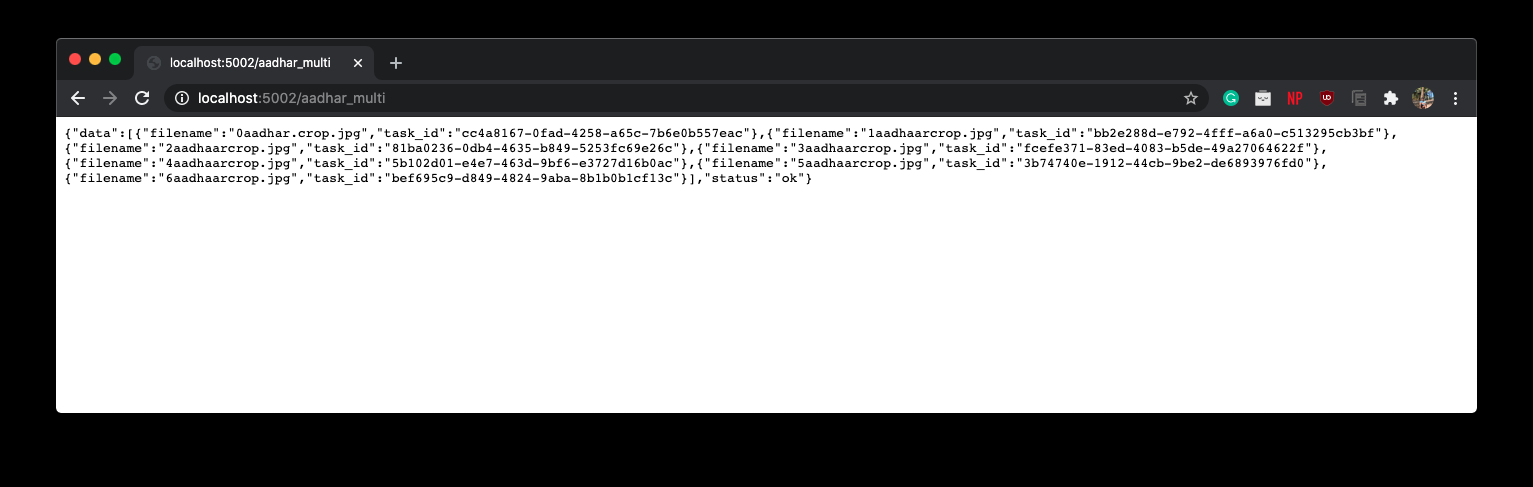
#> input picture .github/readme_assets/s2.png, 1533 x 487 px, given in place of test.jpg, which was not available
$ jupyter execute --allow-errors OLD.ipynb   (Python 2 division)   (older library calls are emulated)
#> lines starting #> are read from the running program, lines starting #| are printed output that depends on the picture; after the words box and inside, x2 and y2 are one past the last pixel; in counts of white or black regions, pixels touching at a corner belong together; pictures that were not available may be replaced by others from this repository, and a replacement may not be noted
[cell 1]
import argparse
import os
import time
import base64
from matplotlib import pyplot as plt

import cv2
from nms import nms
import numpy as np

import pytesseract

[cell 2]
image = cv2.imread(r'test.jpg', cv2.IMREAD_COLOR)
#> image is the input picture: shape (487, 1533, 3); mean B, G, R 146.4, 146.1, 146
orig = image.copy()
(origHeight, origWidth) = image.shape[:2]
#> origHeight = 487; origWidth = 1533
# set the new width and height and then determine the ratio in change
# for both the width and height
(newW, newH) = (320, 320)
ratioWidth = origWidth / float(newW)
#> ratioWidth = 4.79
ratioHeight = origHeight / float(newH)
#> ratioHeight = 1.52

# resize the image and grab the new image dimensions
image = cv2.resize(image, (newW, newH))
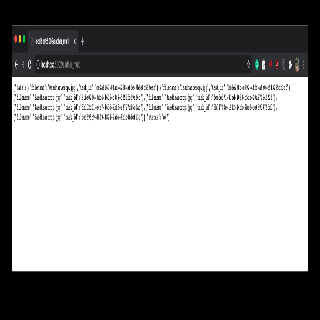
#> image: shape (320, 320, 3); mean B, G, R 145.9, 145.5, 145.4
(imageHeight, imageWidth) = image.shape[:2]
#> imageHeight = 320; imageWidth = 320
image1 = cv2.imread(r'2aadhaarcrop.jpg', cv2.IMREAD_COLOR)
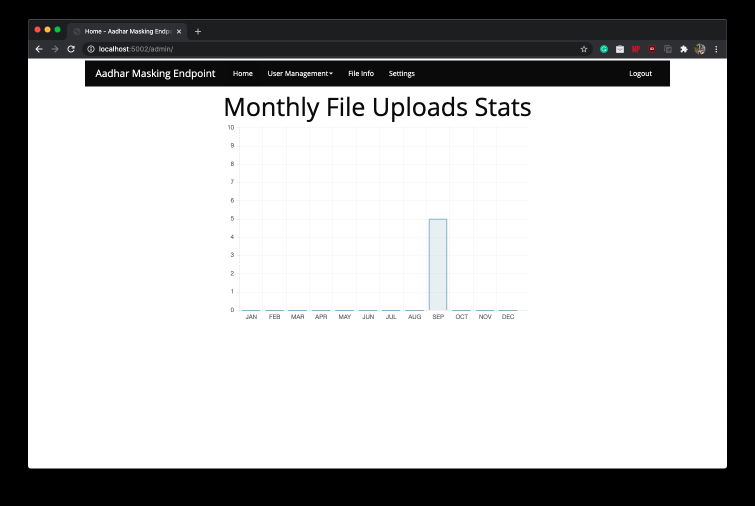
#> input picture .github/readme_assets/s3.png, 1510 x 1011 px, given in place of 2aadhaarcrop.jpg, which was not available (shown at 1/2 size)
#> image1 is the input picture: shape (1011, 1510, 3); mean B, G, R 183.7, 183.5, 183.4
orig1 = image.copy()
(origHeight, origWidth) = image1.shape[:2]
#> origHeight = 1011; origWidth = 1510
# set the new width and height and then determine the ratio in change
# for both the width and height
(newW, newH) = (320, 320)
ratioWidth = origWidth / float(newW)
#> ratioWidth = 4.72
ratioHeight = origHeight / float(newH)
#> ratioHeight = 3.16

# resize the image and grab the new image dimensions
image1 = cv2.resize(image1, (newW, newH))
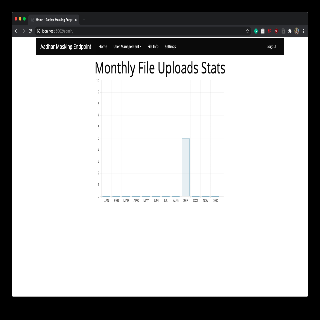
#> image1: shape (320, 320, 3); mean B, G, R 183.3, 183.1, 183
(imageHeight, imageWidth) = image1.shape[:2]

[cell 3]
image = cv2.imread(r'img/s1.png')
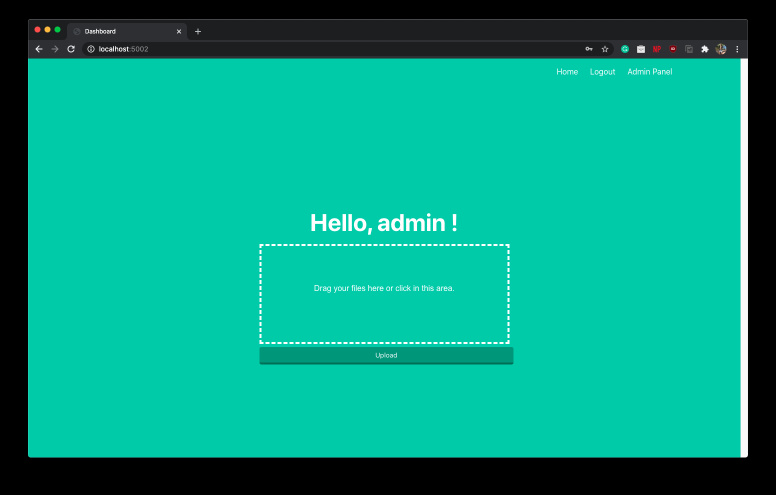
#> input picture .github/readme_assets/s1.png, 1552 x 989 px, found by its file name (shown at 1/2 size)
#> image is the input picture: shape (989, 1552, 3); mean B, G, R 130.1, 154.9, 6.4
config = ("--psm 11 -c tessedit_char_whitelist=0123456789/")
#> (the rest of this cell did not finish here and is left out)

[cell 4]
plt.imshow(cv2.cvtColor(image, cv2.COLOR_BGR2RGB))

[cell 5]
def deskew(image):
    gray = cv2.cvtColor(image, cv2.COLOR_BGR2GRAY)
    gray = cv2.bitwise_not(gray)
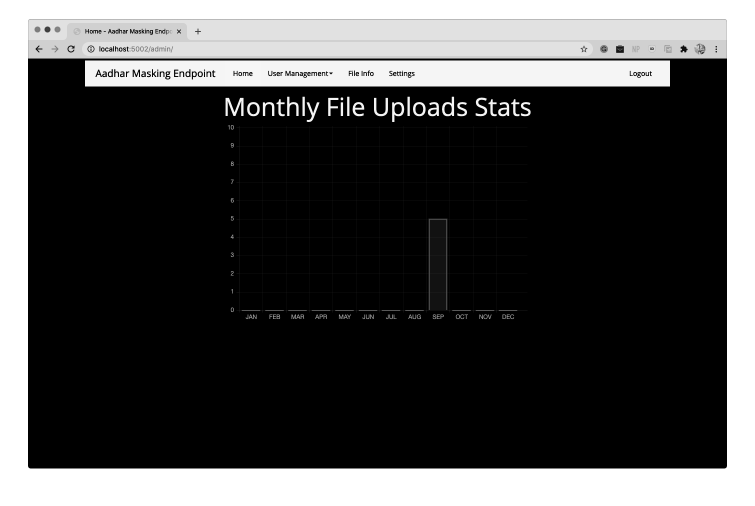
#> gray: shape (1011, 1510) (shown at 1/2 size); min 0, max 255, mean 71.5

    # threshold the image, setting all foreground pixels to
    # 255 and all background pixels to 0
    thresh = cv2.threshold(gray, 0, 255,
                           cv2.THRESH_BINARY | cv2.THRESH_OTSU)[1]
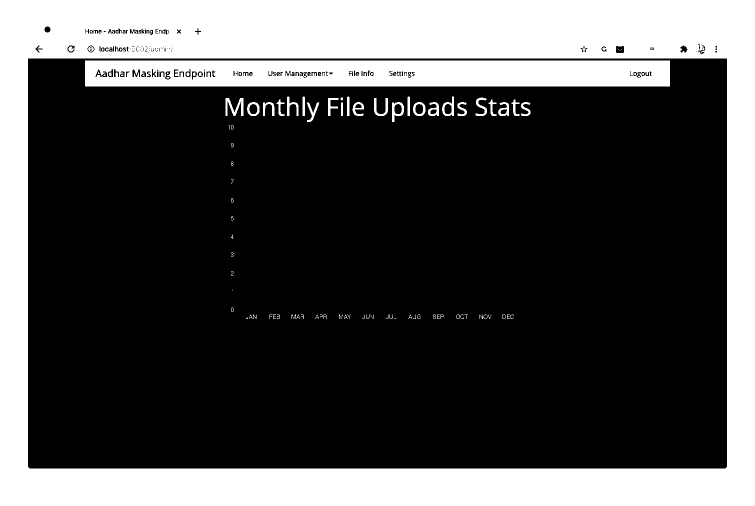
#> thresh: shape (1011, 1510) (shown at 1/2 size); 29.1% white; 124 white regions (73 under 20 px), largest, box (x1, y1, x2, y2) and area: (0, 0, 1510, 1011) 378061, (170, 121, 1340, 173) 57890, (451, 196, 487, 232) 627

    # grab the (x, y) coordinates of all pixel values that
    # are greater than zero, then use these coordinates to
    # compute a rotated bounding box that contains all
    # coordinates
    coords = np.column_stack(np.where(thresh > 0))
#> coords = 444274 pairs, first value 0 to 1010, second value 0 to 1509
    angle = cv2.minAreaRect(coords)[-1]
#> angle = -90

    # the `cv2.minAreaRect` function returns values in the
    # range [-90, 0); as the rectangle rotates clockwise the
    # returned angle trends to 0 -- in this special case we
    # need to add 90 degrees to the angle
    if angle < -45:
        angle = -(90 + angle)
#> angle = 0

    # otherwise, just take the inverse of the angle to make
    # it positive
    else:
        angle = -angle

    # rotate the image to deskew it
    (h, w) = image.shape[:2]
#> h = 1011; w = 1510
    center = (w // 2, h // 2)
#> center = (755, 505)
    M = cv2.getRotationMatrix2D(center, angle, 1.0)
#> M = [[1, 0, 0], [0, 1, 0]]
    rotated = cv2.warpAffine(image, M, (w, h), flags=cv2.INTER_CUBIC, borderMode=cv2.BORDER_REPLICATE)
    print(angle)
#| -0.0
    # draw the correction angle on the image so we can validate it
    plt.imshow(cv2.cvtColor(rotated, cv2.COLOR_BGR2RGB))
    return rotated

[cell 6]
orig = img =cv2.imread(r'test1.png')
img = deskew(img)
img = cv2.cvtColor(img, cv2.COLOR_BGR2GRAY)
img = cv2.resize(img,None,fx=0.5,fy=0.5,interpolation=cv2.INTER_CUBIC)
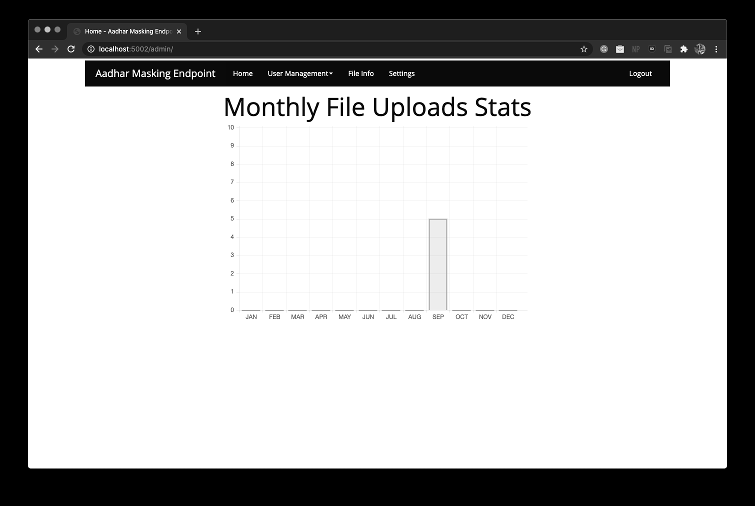
#> img: shape (506, 755); min 0, max 255, mean 183.3
#img = cv2.GaussianBlur(img, (5, 5), 0)
img = cv2.bilateralFilter(img,5,75,75)
cv2.adaptiveThreshold(img, 255, cv2.ADAPTIVE_THRESH_GAUSSIAN_C, cv2.THRESH_BINARY, 31, 2)

#_,img= cv2.threshold(img,130,255,cv2.THRESH_BINARY)

config = ("--oem 3 --psm 11 -l eng -c preserve_interword_spaces=1" )
#> (the rest of this cell did not finish here and is left out)

[cell 7]
def kmeans(input_img, k, i_val):
#> called with k = 8, i_val = 2
    hist = cv2.calcHist([input_img],[0],None,[256],[0,256])
#> hist = 256 values, max 1105893 at index 169, min 0 at index 1, mean 5995.8
    img = input_img.ravel()
    img = np.reshape(img, (-1, 1))
    img = img.astype(np.float32)

    criteria = (cv2.TERM_CRITERIA_EPS + cv2.TERM_CRITERIA_MAX_ITER, 10, 1.0)
    flags = cv2.KMEANS_RANDOM_CENTERS
    compactness,labels,centers = cv2.kmeans(img,k,None,criteria,10,flags)
#> compactness = 17785581.8; centers = [48.67, 232.6, 115.6, 251.4, 204.3, 0.00168, 170, 30.43]
    centers = np.sort(centers, axis=0)
#> centers = [0.00168, 30.43, 48.67, 115.6, 170, 204.3, 232.6, 251.4]

    return centers[i_val].astype(int), centers, hist
img =cv2.imread(r'img/s1.png')
#> (the rest of this cell did not finish here and is left out)

[cell 8]
from PIL import Image
import tempfile
def remove_noise_and_smooth(file_name):
    img = cv2.imread(file_name, 0)
    filtered = cv2.adaptiveThreshold(img.astype(np.uint8), 255, cv2.ADAPTIVE_THRESH_MEAN_C, cv2.THRESH_BINARY, 9, 41)
    kernel = np.ones((1, 1), np.uint8)
    opening = cv2.morphologyEx(filtered, cv2.MORPH_OPEN, kernel)
    closing = cv2.morphologyEx(opening, cv2.MORPH_CLOSE, kernel)
    #img = image_smoothening(img)
    or_image = cv2.bitwise_or(img, closing)
    return or_image
def image_smoothening(img):
    ret1, th1 = cv2.threshold(img, cv2.THRESH_BINARY, 255, cv2.THRESH_BINARY)
    ret2, th2 = cv2.threshold(th1, 0, 255, cv2.THRESH_BINARY + cv2.THRESH_OTSU)
    blur = cv2.GaussianBlur(th2, (5, 5), 0)
    ret3, th3 = cv2.threshold(blur, 0, 255, cv2.THRESH_BINARY + cv2.THRESH_OTSU)
    return th3
def set_image_dpi(file_path):
#> called with file_path = 'test.jpg'
    im = Image.open(file_path)
    length_x, width_y = im.size
#> length_x = 1533
    factor = min(1, float(1024.0 / length_x))
    size = int(factor * length_x), int(factor * width_y)
    im_resized = im.resize(size, Image.ANTIALIAS)
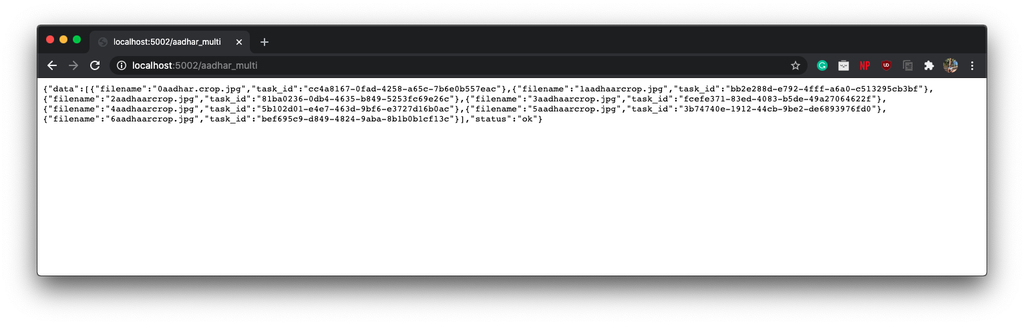
#> im_resized: PIL image 1024x325 RGBA; mean R, G, B, A 145.9, 146, 146.3, 191.4; transparent parts drawn white
    temp_file = tempfile.NamedTemporaryFile(delete=False,   suffix='.png')
    temp_filename = temp_file.name
    im_resized.save(temp_filename, dpi=(300, 300))
    return temp_filename
plt.imshow(cv2.cvtColor(remove_noise_and_smooth(set_image_dpi(r'test.jpg')), cv2.COLOR_BGR2RGB))
#> in remove_noise_and_smooth, `filtered = cv2.adaptiveThreshold(img.astype(np.uint8), 255, cv2.ADAPTI..`:
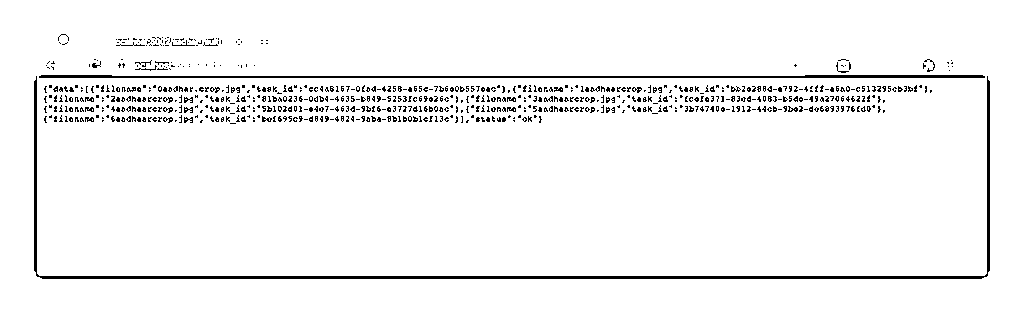
#> filtered: shape (325, 1024); 95.8% white; black in thin lines or dots, all inside (x1, y1, x2, y2) = (34, 34, 990, 279)
#> in remove_noise_and_smooth, `or_image = cv2.bitwise_or(img, closing)`:
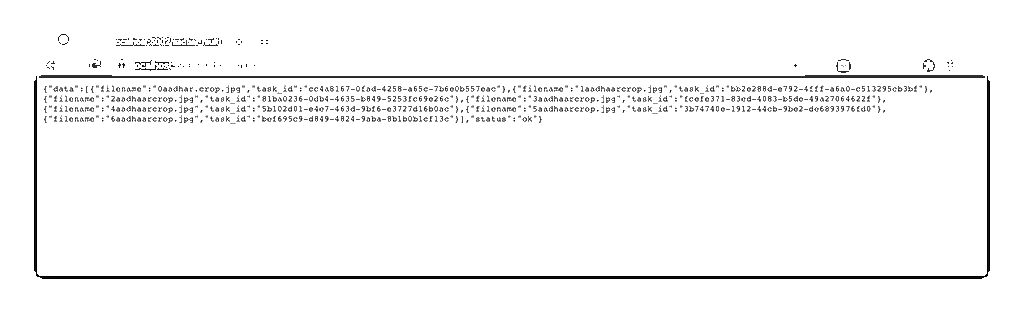
#> or_image: shape (325, 1024); min 0, max 255, mean 247.2
